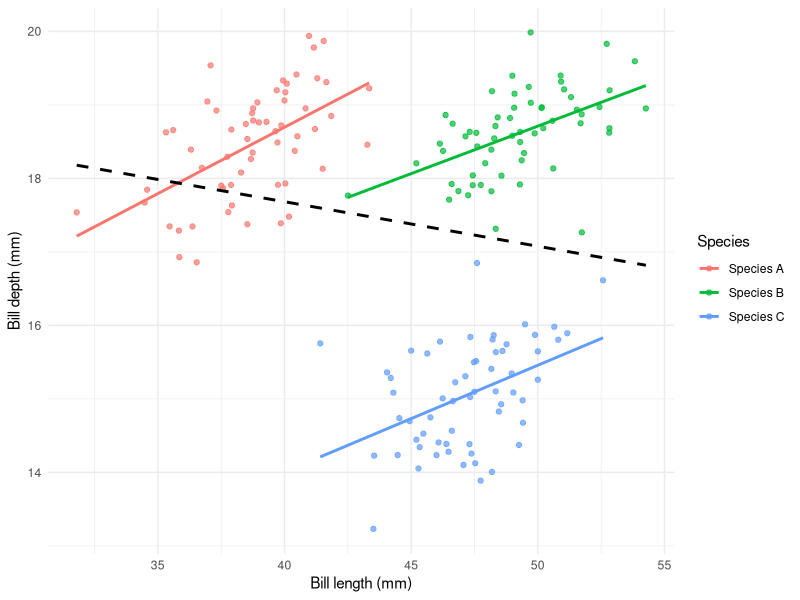

R code for this plot:
## ---- chunk 1
#| label: fig-simpson
#| fig-cap: 'The reversal of an association upon pooling. Within each synthetic species bill depth rises with bill length (solid lines); across the pooled sample the fitted line falls (dashed). Because the figure is computed when the book is built, the described reversal cannot drift from the code that produces it.'
#| echo: true
#| message: false
#| warning: false
#| fig-width: 6
#| fig-height: 4

library(dplyr)
library(tibble)
library(ggplot2)

set.seed(2024)

make_species <- function(name, mean_length, base_depth,
                         n = 60) {
  bill_length <- rnorm(n, mean = mean_length, sd = 2.2)
  bill_depth <- base_depth +
    0.15 * (bill_length - mean_length) +
    rnorm(n, sd = 0.6)
  tibble(species = name,
         bill_length = bill_length,
         bill_depth = bill_depth)
}

penguin_like <- bind_rows(
  make_species('Species A', mean_length = 39,
               base_depth = 18.5),
  make_species('Species B', mean_length = 49,
               base_depth = 18.5),
  make_species('Species C', mean_length = 47,
               base_depth = 15.0)
)

ggplot(penguin_like,
       aes(bill_length, bill_depth)) +
  geom_point(aes(colour = species), alpha = 0.7) +
  geom_smooth(aes(colour = species), method = 'lm',
              se = FALSE) +
  geom_smooth(method = 'lm', se = FALSE,
              colour = 'black', linetype = 'dashed') +
  labs(x = 'Bill length (mm)',
       y = 'Bill depth (mm)',
       colour = 'Species') +
  theme_minimal()
